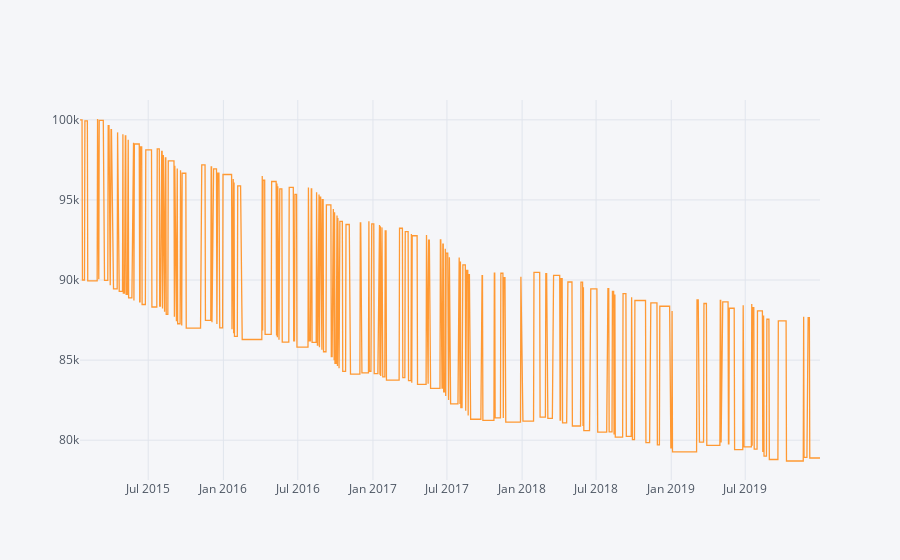

Notebook source saved alongside this figure:
### Markdown cell above
Plot the Port Value over Time:

### Code cell
spy['balance'].iplot(kind='line')

### Figure 1 — Plotly figure (JSON) as saved in the notebook; plotly's stock layout.template omitted (floating-point values rounded to 4 significant figures; data arrays with more than 128 entries replaced by an {"elided": "..."} marker saying what was removed)
{"data": [{"line": {"color": "rgba(255, 153, 51, 1.0)", "dash": "solid", "shape": "linear", "width": 1.3}, "mode": "lines", "name": "balance", "text": "", "type": "scatter", "x": {"elided": "1249 str values"}, "y": {"elided": "1249 float values"}}], "layout": {"legend": {"bgcolor": "#F5F6F9", "font": {"color": "#4D5663"}}, "paper_bgcolor": "#F5F6F9", "plot_bgcolor": "#F5F6F9", "title": {"font": {"color": "#4D5663"}}, "xaxis": {"gridcolor": "#E1E5ED", "showgrid": true, "tickfont": {"color": "#4D5663"}, "title": {"font": {"color": "#4D5663"}, "text": ""}, "zerolinecolor": "#E1E5ED"}, "yaxis": {"gridcolor": "#E1E5ED", "showgrid": true, "tickfont": {"color": "#4D5663"}, "title": {"font": {"color": "#4D5663"}, "text": ""}, "zerolinecolor": "#E1E5ED"}}}
